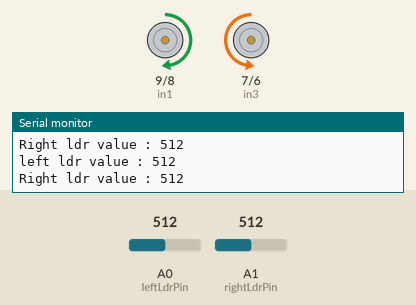
Simulated run of this sketch. Board: Arduino Uno, built with avr-gcc and run on an emulated ATmega328P. On the bench: motor-driver pin pairs drawn as motors (green arrow = first pin HIGH = forward, orange = second pin HIGH = backward, longer = more drive, scaled by the enable pin), the last lines printed to the serial monitor. The inputs (shaded band) are chosen by the test bench; at power-on: A0 (leftLdrPin) = 512, A1 (rightLdrPin) = 512.

Above: at 1.2 s.
1.3 s: A0 (leftLdrPin) set to 106
At 2.5 s:
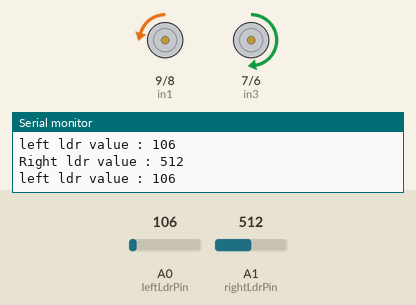
2.8 s: A0 (leftLdrPin) set to 89
At 3.7 s:
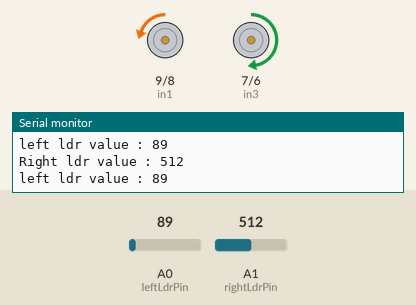
5.8 s: A1 (rightLdrPin) set to 490
At 6.2 s:
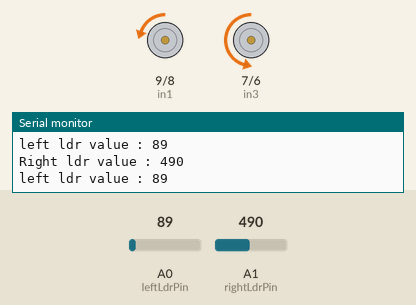
7.3 s: A1 (rightLdrPin) set to 987
At 7.7 s:
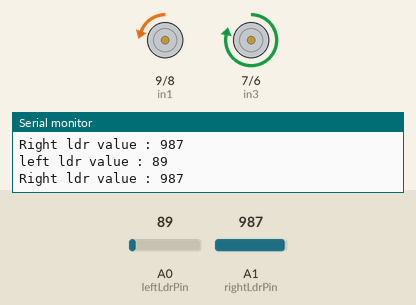
8.8 s: A1 (rightLdrPin) set to 1009
At 9.3 s:
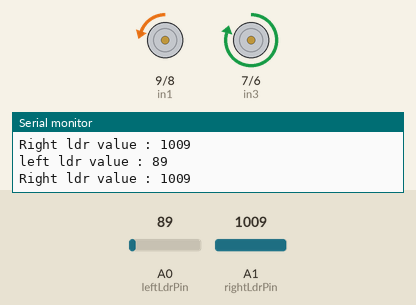
11.8 s: A0 (leftLdrPin) set to 11
At 12.6 s:
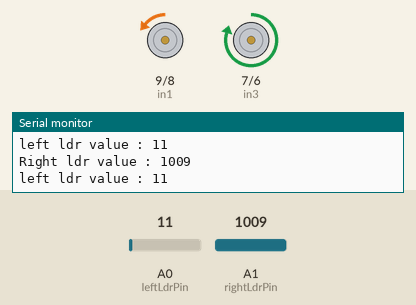
14.8 s: A0 (leftLdrPin) set to 8
Timing chart, 0 to 17.8 s (numbered marks = the images above; inputs shaded):
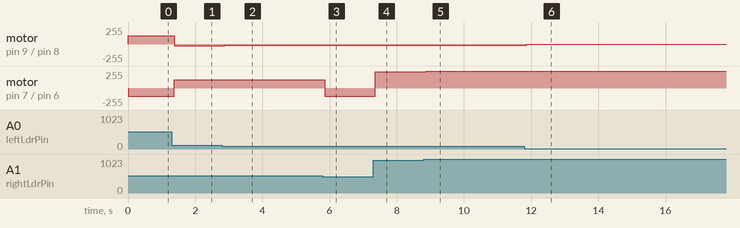

The sketch:

Light_Follower_car.ino
```cpp
//Define LDR and Motor driver pins

const int leftLdrPin = A0;
const int rightLdrPin = A1;
const int enA =10;
const int in1 =9;
const int in2 =8;
const int enB =5;
const int in3 =7;
const int in4 =6;
void setup() {
  // Set motor driver pins as output
  pinMode(enA, OUTPUT);
  pinMode(in1, OUTPUT);
  pinMode(in2, OUTPUT);
  pinMode(enB, OUTPUT);
  pinMode(in3, OUTPUT);
  pinMode(in4, OUTPUT);
Serial.begin(9600);
}

void loop() {
  //Read LDR values
  int leftLdrValue = analogRead(leftLdrPin);
int rightLdrValue = analogRead(rightLdrPin);

//Map ldr values to motor speeds
int leftMotorSpeed =map(leftLdrValue,0,1023,0,255);
int rightMotorSpeed =map(rightLdrValue,0,1023,0,255);

Serial.print("left ldr value : ");
Serial.println(leftLdrValue);
Serial.print("Right ldr value : ");
Serial.println(rightLdrValue);

//Set motor directions based on LDR values
if(leftLdrValue<500 && rightLdrValue>500){
  //turn right
  digitalWrite(in1,LOW);
   digitalWrite(in2,HIGH);
    digitalWrite(in3,HIGH);
     digitalWrite(in4,LOW);
}
else if(leftLdrValue>500 && rightLdrValue<600){
  //turn left
  digitalWrite(in1,HIGH);
   digitalWrite(in2,LOW);
    digitalWrite(in3,LOW);
     digitalWrite(in4,HIGH);
}else {
  //go straight
  digitalWrite(in1,LOW);
   digitalWrite(in2,HIGH);
    digitalWrite(in3,LOW);
     digitalWrite(in4,HIGH);
}

//Set motor Speed
analogWrite(enA,leftMotorSpeed);
analogWrite(enB,rightMotorSpeed);
}
```

Measured:
- after the input at 1.3 s, motor on pin 9 (in1) / pin 8 (in2): forward 127/255 → backward 26/255 after 0.08 s; motor on pin 7 (in3) / pin 6 (in4): backward 127/255 → forward 127/255 after 0.08 s
- after the input at 2.8 s, motor on pin 9 (in1) / pin 8 (in2): backward 26/255 → backward 22/255 after 0.08 s
- after the input at 5.8 s, motor on pin 7 (in3) / pin 6 (in4): forward 127/255 → backward 122/255 after 0.05 s
- after the input at 7.3 s, motor on pin 7 (in3) / pin 6 (in4): backward 122/255 → forward 246/255 after 0.06 s
- after the input at 8.8 s, motor on pin 7 (in3) / pin 6 (in4): forward 246/255 → forward 251/255 after 0.08 s
- after the input at 11.8 s, motor on pin 9 (in1) / pin 8 (in2): backward 22/255 → backward 2/255 after 0.07 s
- after the input at 14.8 s, motor on pin 9 (in1) / pin 8 (in2): backward 2/255 → backward 1/255 after 0.07 s
